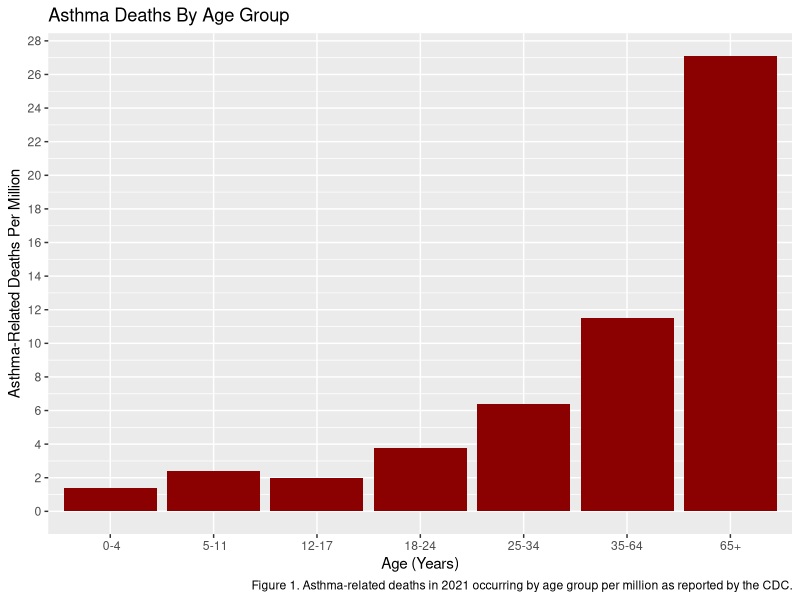

Recreate this plot in R. (Note: this script raises an error after producing the figure.)
## ---- chunk 1
library(ggplot2)

age <- data.frame(
  category = c(" 0-4", " 5-11", "12-17", "18-24", "25-34", "35-64", "65+"),
  value = c(1.4, 2.4, 2.0, 3.8, 6.4, 11.5, 27.1)
)

ggplot(age, aes(x = category, y = value)) +
  geom_bar(stat = "identity", fill = "darkred") +
  labs(
    title = "Asthma Deaths By Age Group",
    x = "Age (Years)",
    y = "Asthma-Related Deaths Per Million",
    caption = "Figure 1. Asthma-related deaths in 2021 occurring by age group per million as reported by the CDC."
  ) +
  scale_y_continuous(
    breaks = seq(0, 30, by = 2),  # show numbers every 2 units 
    minor_breaks = seq(0, 30, by = 1)  # add smaller grid lines between major ones
  )

## ---- chunk 2

#scatter plot of number of individuals with asthma vs asthma prevalence by state

ggplot(asthma_data, aes(x = population, y = prevalence)) +
  geom_point(aes(color=region)) +
  geom_text(aes(label = state_abrv), vjust = -0.5, size = 3)+
  labs(title = "Number of Individuals With Asthma vs. Asthma Prevalence by State",
       x = "Population",
       y = "Asthma Prevalence (%)") +
  theme_minimal()
